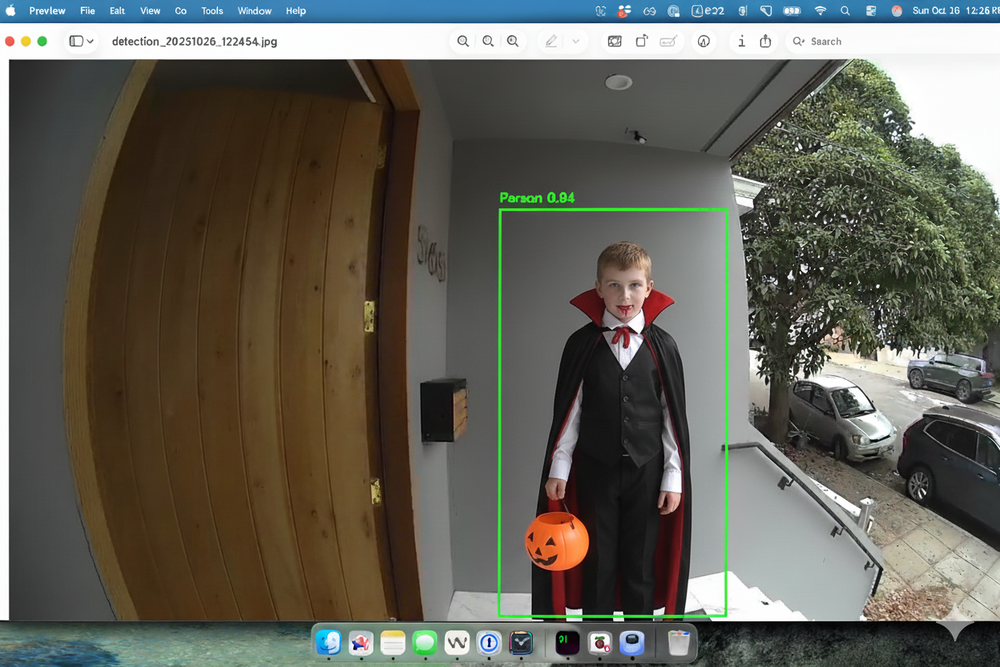
#> input picture backend/tests/fixtures/test-1.png, 1000 x 667 px, shrunk from 1248 x 832 before the run; its folder holds only this picture in this run
$ python test_face_blur.py
#> lines starting #> are read from the running program, lines starting #| are printed output that depends on the picture; after the words box and inside, x2 and y2 are one past the last pixel; in counts of white or black regions, pixels touching at a corner belong together
### backend/src/utils/face_blur.py
"""
Face detection and blurring utilities for privacy protection.
Uses OpenCV's Haar Cascade classifier for face detection.
"""

import cv2
import numpy as np
from typing import Optional


class FaceBlurrer:
    """Detects and blurs faces in images for privacy protection."""

    def __init__(self, blur_strength: int = 51):
        """
        Initialize the face blurrer with Haar Cascade classifier.

        Args:
            blur_strength: Kernel size for Gaussian blur (must be odd number).
                          Higher values = more blur. Default is 51.
        """
#> in main, image is the input picture: shape (667, 1000, 3); mean B, G, R 87.3, 96.8, 98.4
        self.blur_strength = blur_strength if blur_strength % 2 == 1 else blur_strength + 1

        # Load the pre-trained Haar Cascade classifiers for face detection
        # This is included with OpenCV by default
        self.face_cascade_frontal = cv2.CascadeClassifier(
            cv2.data.haarcascades + 'haarcascade_frontalface_default.xml'
        )
        # Add profile face detection for better coverage
        self.face_cascade_profile = cv2.CascadeClassifier(
            cv2.data.haarcascades + 'haarcascade_profileface.xml'
        )

    def blur_faces(self, image: np.ndarray, padding: float = 0.2) -> tuple[np.ndarray, int]:
        """
        Detect and blur all faces in an image.

        Args:
            image: Input image as numpy array (BGR format from cv2)
            padding: Extra padding around detected face as percentage (0.2 = 20%)

        Returns:
            Tuple of (blurred_image, num_faces_detected)
        """
#> called with padding = 0.2
        # Convert to grayscale for face detection
        gray = cv2.cvtColor(image, cv2.COLOR_BGR2GRAY)
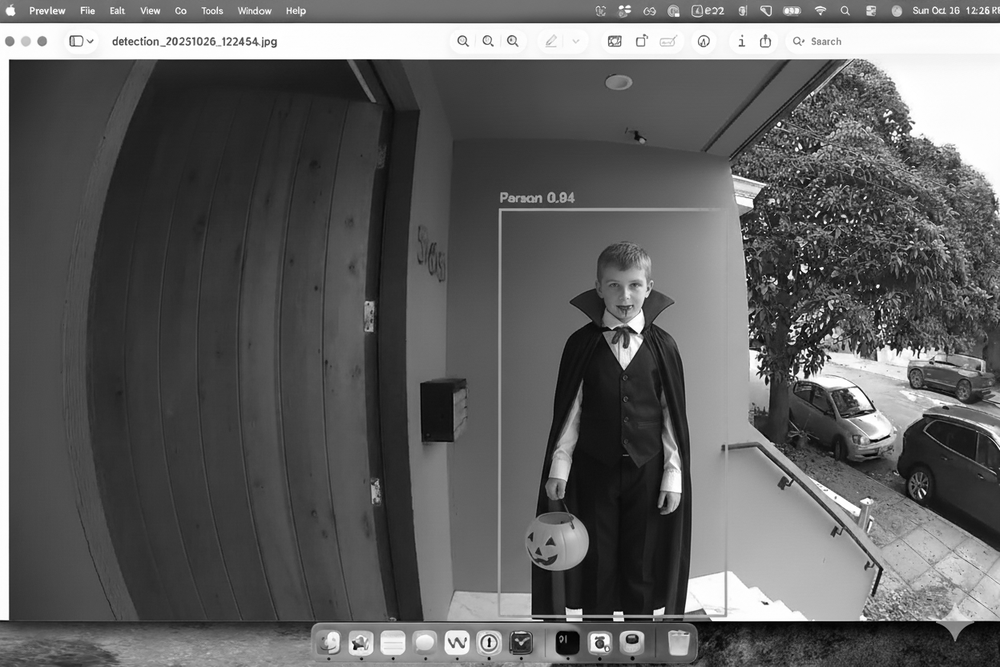
#> gray: shape (667, 1000); min 0, max 255, mean 96.2

        # Detect frontal faces with more aggressive detection parameters
        # scaleFactor: How much the image size is reduced at each scale
        # minNeighbors: How many neighbors each candidate rectangle should have
        faces_frontal = self.face_cascade_frontal.detectMultiScale(
            gray,
            scaleFactor=1.05,  # More scales (was 1.1) - slower but catches more faces
            minNeighbors=3,    # Lower threshold (was 5) - more sensitive
            minSize=(20, 20)   # Smaller min size (was 30x30) - catches distant faces
        )
#> faces_frontal = [[597, 264, 57, 57], [596, 311, 57, 57]]

        # Detect profile faces (left and right profiles)
        faces_profile = self.face_cascade_profile.detectMultiScale(
            gray,
            scaleFactor=1.05,
            minNeighbors=3,
            minSize=(20, 20)
        )
#> faces_profile = ()

        # Combine all face detections and remove duplicates
        all_faces = list(faces_frontal) + list(faces_profile)
#> all_faces = [[597, 264, 57, 57], [596, 311, 57, 57]]

        # Remove overlapping detections using Intersection over Union (IoU)
        unique_faces = []
        for (x, y, w, h) in all_faces:
            is_duplicate = False
            for i, (ux, uy, uw, uh) in enumerate(unique_faces):
                # Calculate intersection
                x1_inter = max(x, ux)
                y1_inter = max(y, uy)
                x2_inter = min(x + w, ux + uw)
                y2_inter = min(y + h, uy + uh)

                # Calculate intersection area
                if x2_inter > x1_inter and y2_inter > y1_inter:
                    intersection = (x2_inter - x1_inter) * (y2_inter - y1_inter)
                else:
                    intersection = 0

                # Calculate union area
                area1 = w * h
                area2 = uw * uh
                union = area1 + area2 - intersection

                # Calculate IoU (Intersection over Union)
                iou = intersection / union if union > 0 else 0

                # If IoU > 0.3, consider it a duplicate (same face detected by different classifiers)
                if iou > 0.3:
                    is_duplicate = True
                    # Keep the larger detection
                    if area1 > area2:
                        unique_faces[i] = (x, y, w, h)
                    break

            if not is_duplicate:
                unique_faces.append((x, y, w, h))
#> this loop made 2 passes
#> after the loop, unique_faces = [(597, 264, 57, 57), (596, 311, 57, 57)]

        # Create a copy of the image to modify
        blurred_image = image.copy()

        # Blur each detected face
        for (x, y, w, h) in unique_faces:
            # Add padding to ensure entire face is covered
            pad_w = int(w * padding)
            pad_h = int(h * padding)

            # Calculate padded coordinates (ensure they stay within image bounds)
            x1 = max(0, x - pad_w)
            y1 = max(0, y - pad_h)
            x2 = min(image.shape[1], x + w + pad_w)
            y2 = min(image.shape[0], y + h + pad_h)

            # Extract face region
            face_region = blurred_image[y1:y2, x1:x2]

            # Apply Gaussian blur to the face region
            blurred_face = cv2.GaussianBlur(
                face_region,
                (self.blur_strength, self.blur_strength),
                0
            )

            # Replace the face region with blurred version
            blurred_image[y1:y2, x1:x2] = blurred_face
#> this loop made 2 passes
#> (x, y, w, h, pad_w, pad_h, x1, y1) on passes 1 to 2: (597, 264, 57, 57, 11, 11, 586, 253), (596, 311, 57, 57, 11, 11, 585, 300)
#> pass 1, in blur_faces, `face_region = blurred_image[y1:y2, x1:x2]`:
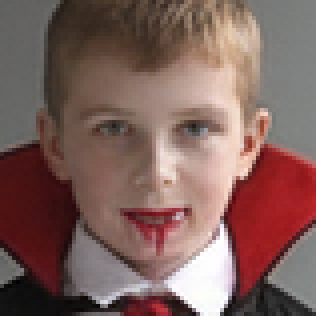
#> face_region: shape (79, 79, 3) (shown 4 times larger); mean B, G, R 92.1, 97.3, 127.2
#> pass 1, in blur_faces, `blurred_face = cv2.GaussianBlur( face_region, (self.blur_strength, sel..`:
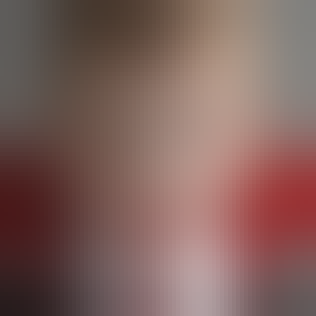
#> blurred_face: shape (79, 79, 3) (shown 4 times larger); mean B, G, R 92.2, 97.4, 127.4
#> pass 2, in blur_faces, `face_region = blurred_image[y1:y2, x1:x2]`:
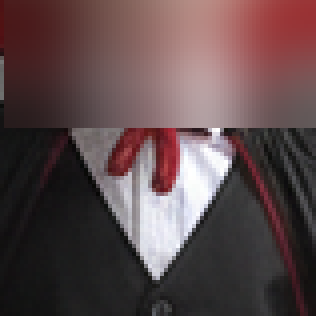
#> face_region: shape (79, 79, 3) (shown 4 times larger); mean B, G, R 74.5, 73.1, 92.6
#> pass 2, in blur_faces, `blurred_face = cv2.GaussianBlur( face_region, (self.blur_strength, sel..`:
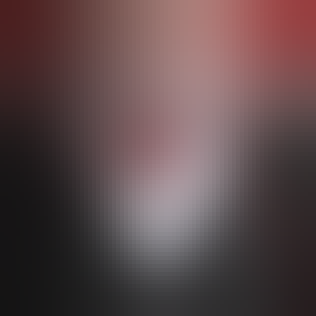
#> blurred_face: shape (79, 79, 3) (shown 4 times larger); mean B, G, R 74.5, 73.1, 92.6
#> after the loop:
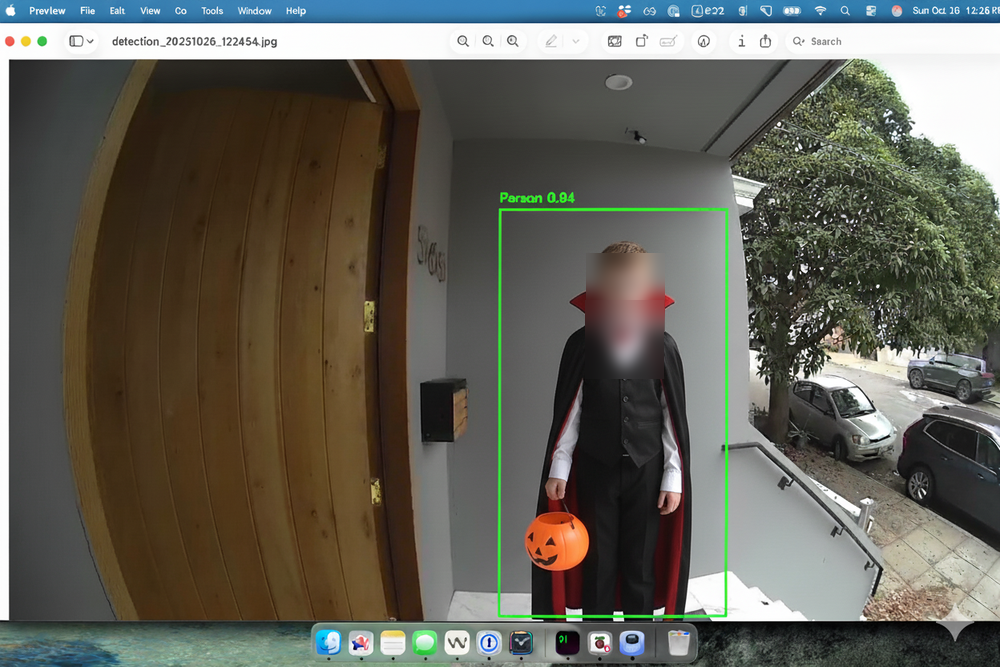
#> blurred_image: shape (667, 1000, 3); 1.5% of pixels changed, all inside (x1, y1, x2, y2) = (585, 253, 665, 379)

        return blurred_image, len(unique_faces)

    # [31 lines left out: function blur_faces_in_region, not called in this run]

### backend/scripts/test_face_blur.py
#!/usr/bin/env python3
"""
Test script to verify face blurring functionality on test images.
"""

import os
import cv2
from pathlib import Path

from backend.src.utils.face_blur import FaceBlurrer


def main():
    # Setup paths
    fixtures_dir = Path(__file__).parent.parent / "tests" / "fixtures"
    output_dir = Path(__file__).parent.parent / "test_blurred_output"
    output_dir.mkdir(exist_ok=True)

    # Initialize face blurrer
    face_blurrer = FaceBlurrer(blur_strength=51)
    print("🔒 Testing face blurring on test images...\n")

    # Get all test images
    test_images = sorted(fixtures_dir.glob("test-*.png"))

    if not test_images:
        print("❌ No test images found in fixtures directory")
        return

    total_faces = 0

    # Process each test image
    for img_path in test_images:
        print(f"📸 Processing {img_path.name}...")

        # Read image
        image = cv2.imread(str(img_path))

        if image is None:
            print(f"   ⚠️  Failed to load image")
            continue

        # Blur faces
        blurred_image, num_faces = face_blurrer.blur_faces(image)
#> num_faces = 2

        # Save blurred image
        output_path = output_dir / f"blurred_{img_path.name}"
        cv2.imwrite(str(output_path), blurred_image)

        print(f"   ✅ Detected and blurred {num_faces} face(s)")
#|    ✅ Detected and blurred 2 face(s)
        print(f"   💾 Saved to: {output_path}")
        print()

        total_faces += num_faces
#> total_faces = 2

    print(f"🎉 Complete! Processed {len(test_images)} images, blurred {total_faces} total faces")
#| 🎉 Complete! Processed 1 images, blurred 2 total faces
    print(f"📁 Output directory: {output_dir}")


if __name__ == "__main__":
    main()

$ run again, on backend/tests/fixtures/test-6.png
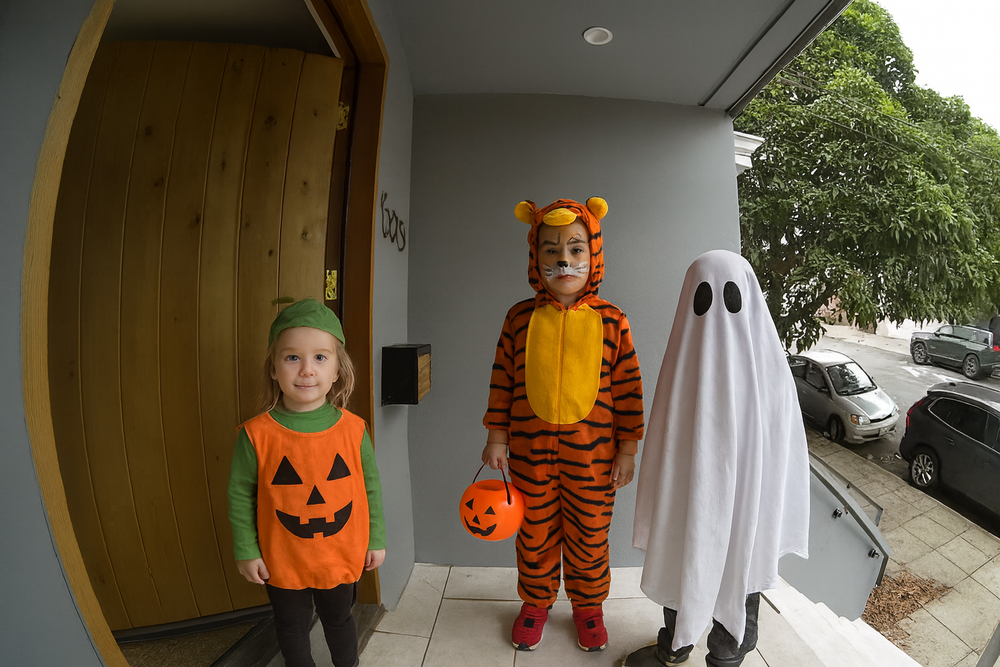
#> input picture backend/tests/fixtures/test-6.png, 1000 x 667 px, shrunk from 1536 x 1024 before the run
#> in main, image is the input picture: shape (667, 1000, 3); mean B, G, R 69, 89.4, 102.7
#> faces_frontal = [[748, 78, 50, 50], [271, 328, 76, 76], [530, 224, 68, 68], [474, 368, 55, 55], [800, 457, 75, 75], [212, 333, 193, 193]]
#> faces_profile = [[510, 501, 50, 50], [480, 367, 49, 49], [283, 325, 76, 76]]
#> all_faces = [[748, 78, 50, 50], [271, 328, 76, 76], [530, 224, 68, 68], [474, 368, 55, 55], [800, 457, 75, 75], [212, 333, 193, 193], [510, 501, 50, 50], [480, 367, 49, 49], [283, 325, 76, 76]]
#> the loop in blur_faces, `for (x, y, w, h) in all_faces:` made 9 passes
#> after the loop in blur_faces, `for (x, y, w, h) in all_faces:`: unique_faces = [(748, 78, 50, 50), (271, 328, 76, 76), (530, 224, 68, 68), (474, 368, 55, 55), (800, 457, 75, 75), (212, 333, 193, 193), (510, 501, 50, 50)]
#> the loop in blur_faces, `for (x, y, w, h) in unique_faces:` made 7 passes
#> (x, y, w, h, pad_w, pad_h, x1, y1) on passes 1 to 7: (748, 78, 50, 50, 10, 10, 738, 68), (271, 328, 76, 76, 15, 15, 256, 313), (530, 224, 68, 68, 13, 13, 517, 211), (474, 368, 55, 55, 11, 11, 463, 357), (800, 457, 75, 75, 15, 15, 785, 442), (212, 333, 193, 193, 38, 38, 174, 295), (510, 501, 50, 50, 10, 10, 500, 491)
#> pass 1, in blur_faces, `blurred_face = cv2.GaussianBlur( face_region, (self.blur_strength, sel..`:
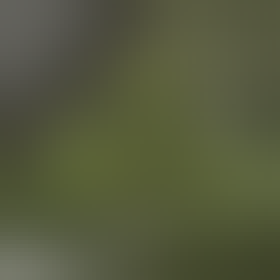
#> blurred_face: shape (70, 70, 3) (shown 4 times larger); mean B, G, R 61.8, 89.4, 85.3
#> after the loop in blur_faces, `for (x, y, w, h) in unique_faces:`:
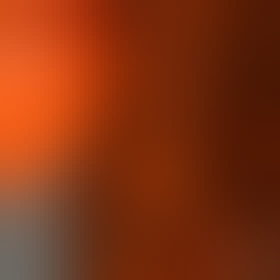
#> face_region: shape (70, 70, 3) (shown 4 times larger); mean B, G, R 17.6, 50.6, 130.8
#> num_faces = 7
#|    ✅ Detected and blurred 7 face(s)
#| 🎉 Complete! Processed 1 images, blurred 7 total faces

$ run again, on backend/tests/fixtures/test-7.png
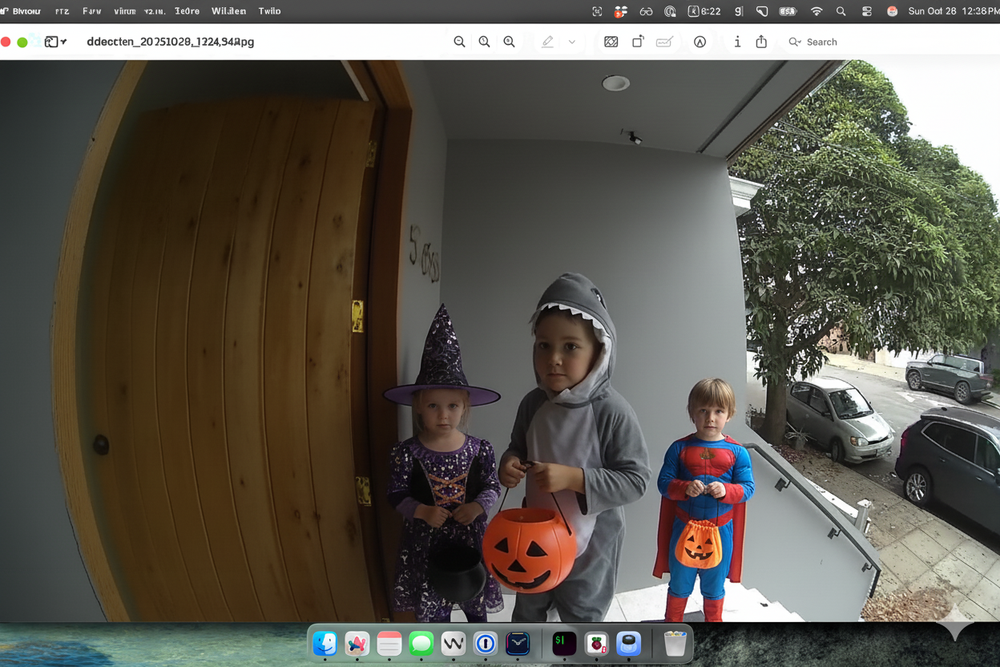
#> input picture backend/tests/fixtures/test-7.png, 1000 x 667 px, shrunk from 1248 x 832 before the run
#> in main, image is the input picture: shape (667, 1000, 3); mean B, G, R 79.7, 89, 93.1
#> in blur_faces, `gray = cv2.cvtColor(image, cv2.COLOR_BGR2GRAY)`:
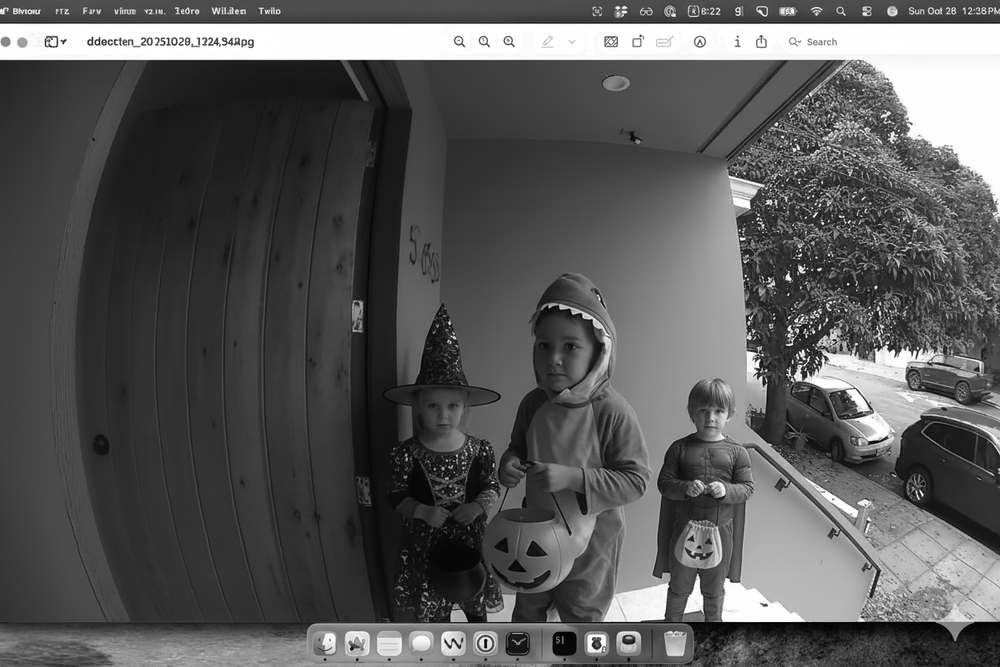
#> gray: shape (667, 1000); min 0, max 255, mean 89.2
#> faces_frontal = [[693, 397, 39, 39], [418, 387, 53, 53], [522, 322, 69, 69], [476, 518, 84, 84]]
#> faces_profile = [[430, 388, 46, 46]]
#> all_faces = [[693, 397, 39, 39], [418, 387, 53, 53], [522, 322, 69, 69], [476, 518, 84, 84], [430, 388, 46, 46]]
#> the loop in blur_faces, `for (x, y, w, h) in all_faces:` made 5 passes
#> after the loop in blur_faces, `for (x, y, w, h) in all_faces:`: unique_faces = [(693, 397, 39, 39), (418, 387, 53, 53), (522, 322, 69, 69), (476, 518, 84, 84)]
#> the loop in blur_faces, `for (x, y, w, h) in unique_faces:` made 4 passes
#> (x, y, w, h, pad_w, pad_h, x1, y1) on passes 1 to 4: (693, 397, 39, 39, 7, 7, 686, 390), (418, 387, 53, 53, 10, 10, 408, 377), (522, 322, 69, 69, 13, 13, 509, 309), (476, 518, 84, 84, 16, 16, 460, 502)
#> after the loop in blur_faces, `for (x, y, w, h) in unique_faces:`:
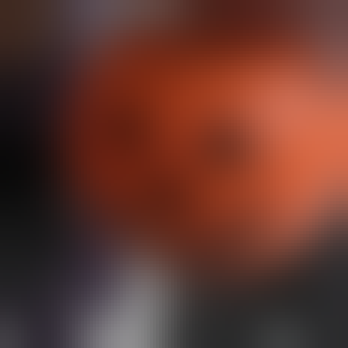
#> face_region: shape (116, 116, 3) (shown 3 times larger); mean B, G, R 45.1, 54.4, 98.5
#> num_faces = 4
#|    ✅ Detected and blurred 4 face(s)
#| 🎉 Complete! Processed 1 images, blurred 4 total faces
